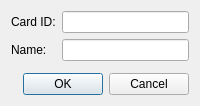
<?xml version="1.0" encoding="UTF-8"?>
<ui version="4.0">
 <class>UserEditDialog</class>
 <widget class="QDialog" name="UserEditDialog">
  <property name="windowTitle">
   <string>User Edit Dialog</string>
  </property>
  <layout class="QVBoxLayout" name="verticalLayout">
   <item>
    <layout class="QGridLayout" name="gridLayout">
     <item row="0" column="0">
      <widget class="QLabel" name="label">
       <property name="text">
        <string>Card ID:</string>
       </property>
      </widget>
     </item>
     <item row="0" column="1">
      <widget class="QLineEdit" name="cardIdEdit"/>
     </item>
     <item row="1" column="0">
      <widget class="QLabel" name="label_2">
       <property name="text">
        <string>Name:</string>
       </property>
      </widget>
     </item>
     <item row="1" column="1">
      <widget class="QLineEdit" name="nameEdit"/>
     </item>
     <item row="2" column="1">
      <widget class="T9Widget" name="sftKeypad" native="true"/>
     </item>
    </layout>
   </item>
   <item>
    <widget class="QDialogButtonBox" name="buttonBox">
     <property name="orientation">
      <enum>Qt::Horizontal</enum>
     </property>
     <property name="standardButtons">
      <set>QDialogButtonBox::Cancel|QDialogButtonBox::Ok</set>
     </property>
    </widget>
   </item>
  </layout>
 </widget>
 <customwidgets>
  <customwidget>
   <class>T9Widget</class>
   <extends>QWidget</extends>
   <header>t9keyboard/t9widget.h</header>
   <container>1</container>
  </customwidget>
 </customwidgets>
 <resources/>
 <connections>
  <connection>
   <sender>buttonBox</sender>
   <signal>accepted()</signal>
   <receiver>UserEditDialog</receiver>
   <slot>accept()</slot>
   <hints>
    <hint type="sourcelabel">
     <x>248</x>
     <y>254</y>
    </hint>
    <hint type="destinationlabel">
     <x>157</x>
     <y>274</y>
    </hint>
   </hints>
  </connection>
  <connection>
   <sender>buttonBox</sender>
   <signal>rejected()</signal>
   <receiver>UserEditDialog</receiver>
   <slot>reject()</slot>
   <hints>
    <hint type="sourcelabel">
     <x>316</x>
     <y>260</y>
    </hint>
    <hint type="destinationlabel">
     <x>286</x>
     <y>274</y>
    </hint>
   </hints>
  </connection>
 </connections>
</ui>
